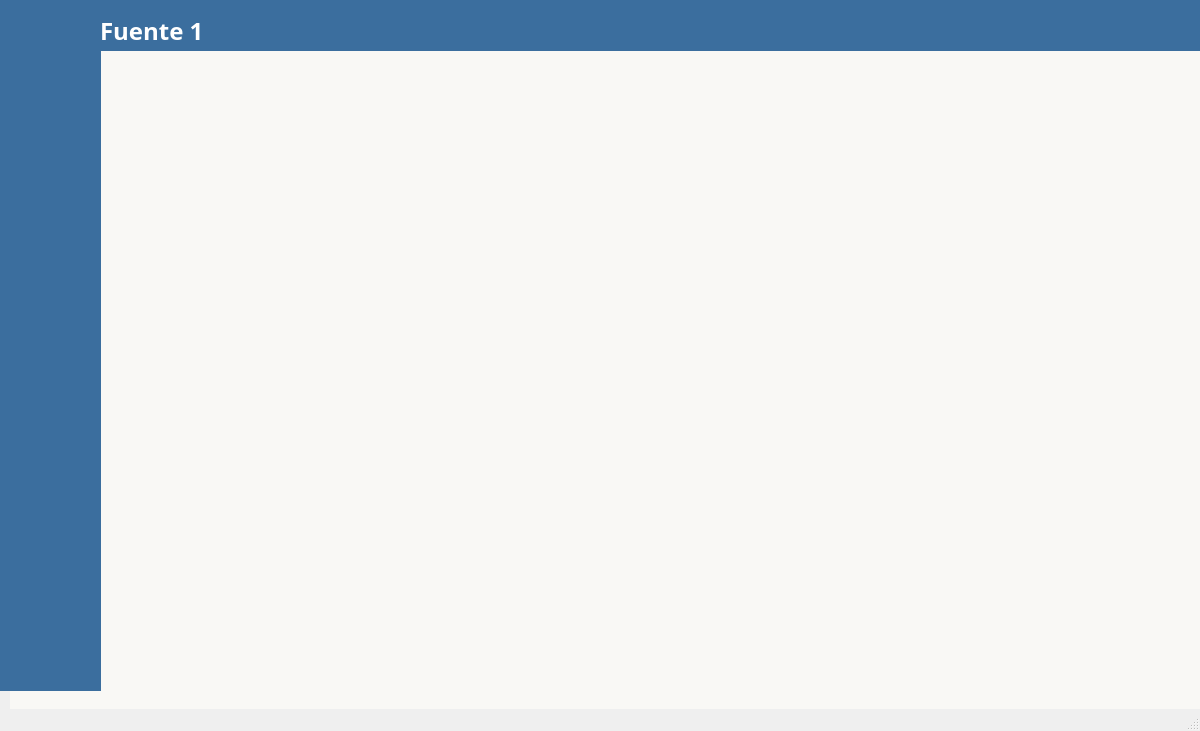
<?xml version="1.0" encoding="UTF-8"?>
<ui version="4.0">
 <class>alarma</class>
 <widget class="QMainWindow" name="alarma">
  <property name="geometry">
   <rect>
    <x>0</x>
    <y>0</y>
    <width>1200</width>
    <height>731</height>
   </rect>
  </property>
  <property name="windowTitle">
   <string>MainWindow</string>
  </property>
  <widget class="QWidget" name="centralwidget">
   <widget class="QLabel" name="label_4">
    <property name="geometry">
     <rect>
      <x>0</x>
      <y>0</y>
      <width>101</width>
      <height>691</height>
     </rect>
    </property>
    <property name="styleSheet">
     <string notr="true">background-color: rgb(59, 110, 158);</string>
    </property>
    <property name="text">
     <string/>
    </property>
   </widget>
   <widget class="QPushButton" name="Bvolver">
    <property name="geometry">
     <rect>
      <x>30</x>
      <y>624</y>
      <width>61</width>
      <height>61</height>
     </rect>
    </property>
    <property name="mouseTracking">
     <bool>true</bool>
    </property>
    <property name="tabletTracking">
     <bool>true</bool>
    </property>
    <property name="autoFillBackground">
     <bool>false</bool>
    </property>
    <property name="styleSheet">
     <string notr="true">QPushButton {
    background-color: rgba(255, 255, 255, 0);
    border: 2px rgba(255, 255, 255, 0) ;
    font-size: 16px;
    border-radius: 10px;
}
QPushButton:hover {
	background-color: rgb(252, 209, 128); /* Color al pasar el mouse */
}</string>
    </property>
    <property name="text">
     <string/>
    </property>
    <property name="icon">
     <iconset resource="recursos.qrc">
      <normaloff>:/recursos/flecha-pequena-izquierda (1).png</normaloff>
      <selectedoff>:/recursos/flecha-pequena-izquierda (2).png</selectedoff>:/recursos/flecha-pequena-izquierda (1).png</iconset>
    </property>
    <property name="iconSize">
     <size>
      <width>32</width>
      <height>32</height>
     </size>
    </property>
   </widget>
   <widget class="QPushButton" name="Balarma">
    <property name="geometry">
     <rect>
      <x>30</x>
      <y>340</y>
      <width>61</width>
      <height>61</height>
     </rect>
    </property>
    <property name="mouseTracking">
     <bool>true</bool>
    </property>
    <property name="tabletTracking">
     <bool>true</bool>
    </property>
    <property name="autoFillBackground">
     <bool>false</bool>
    </property>
    <property name="styleSheet">
     <string notr="true">QPushButton {
    background-color: rgba(255, 255, 255, 0);
    border: 2px rgba(255, 255, 255, 0) ;
    font-size: 16px;
    border-radius: 10px;
}
QPushButton:hover {
    border: 4px solid #fcd180; /* Borde color #fcd180 al pasar el mouse */
}</string>
    </property>
    <property name="text">
     <string/>
    </property>
    <property name="icon">
     <iconset resource="recursos.qrc">
      <normaloff>:/recursos/luz-emergencia-encendida (2).png</normaloff>:/recursos/luz-emergencia-encendida (2).png</iconset>
    </property>
    <property name="iconSize">
     <size>
      <width>32</width>
      <height>32</height>
     </size>
    </property>
   </widget>
   <widget class="QPushButton" name="Bhistorico">
    <property name="geometry">
     <rect>
      <x>30</x>
      <y>250</y>
      <width>61</width>
      <height>61</height>
     </rect>
    </property>
    <property name="mouseTracking">
     <bool>true</bool>
    </property>
    <property name="tabletTracking">
     <bool>true</bool>
    </property>
    <property name="autoFillBackground">
     <bool>false</bool>
    </property>
    <property name="styleSheet">
     <string notr="true">QPushButton {
    background-color: rgba(255, 255, 255, 0);
    border: 2px rgba(255, 255, 255, 0) ;
    font-size: 16px;
    border-radius: 10px;
}
QPushButton:hover {
    background-color: rgb(252, 209, 128); /* Color al pasar el mouse */
}</string>
    </property>
    <property name="text">
     <string/>
    </property>
    <property name="icon">
     <iconset resource="recursos.qrc">
      <normaloff>:/recursos/grficoI.png</normaloff>:/recursos/grficoI.png</iconset>
    </property>
    <property name="iconSize">
     <size>
      <width>32</width>
      <height>32</height>
     </size>
    </property>
   </widget>
   <widget class="QLabel" name="label">
    <property name="geometry">
     <rect>
      <x>100</x>
      <y>10</y>
      <width>151</width>
      <height>41</height>
     </rect>
    </property>
    <property name="palette">
     <palette>
      <active>
       <colorrole role="WindowText">
        <brush brushstyle="SolidPattern">
         <color alpha="255">
          <red>193</red>
          <green>232</green>
          <blue>255</blue>
         </color>
        </brush>
       </colorrole>
       <colorrole role="Button">
        <brush brushstyle="SolidPattern">
         <color alpha="0">
          <red>193</red>
          <green>232</green>
          <blue>255</blue>
         </color>
        </brush>
       </colorrole>
       <colorrole role="Text">
        <brush brushstyle="SolidPattern">
         <color alpha="255">
          <red>193</red>
          <green>232</green>
          <blue>255</blue>
         </color>
        </brush>
       </colorrole>
       <colorrole role="ButtonText">
        <brush brushstyle="SolidPattern">
         <color alpha="255">
          <red>193</red>
          <green>232</green>
          <blue>255</blue>
         </color>
        </brush>
       </colorrole>
       <colorrole role="Base">
        <brush brushstyle="SolidPattern">
         <color alpha="0">
          <red>193</red>
          <green>232</green>
          <blue>255</blue>
         </color>
        </brush>
       </colorrole>
       <colorrole role="Window">
        <brush brushstyle="SolidPattern">
         <color alpha="0">
          <red>193</red>
          <green>232</green>
          <blue>255</blue>
         </color>
        </brush>
       </colorrole>
       <colorrole role="PlaceholderText">
        <brush brushstyle="SolidPattern">
         <color alpha="128">
          <red>193</red>
          <green>232</green>
          <blue>255</blue>
         </color>
        </brush>
       </colorrole>
      </active>
      <inactive>
       <colorrole role="WindowText">
        <brush brushstyle="SolidPattern">
         <color alpha="255">
          <red>193</red>
          <green>232</green>
          <blue>255</blue>
         </color>
        </brush>
       </colorrole>
       <colorrole role="Button">
        <brush brushstyle="SolidPattern">
         <color alpha="0">
          <red>193</red>
          <green>232</green>
          <blue>255</blue>
         </color>
        </brush>
       </colorrole>
       <colorrole role="Text">
        <brush brushstyle="SolidPattern">
         <color alpha="255">
          <red>193</red>
          <green>232</green>
          <blue>255</blue>
         </color>
        </brush>
       </colorrole>
       <colorrole role="ButtonText">
        <brush brushstyle="SolidPattern">
         <color alpha="255">
          <red>193</red>
          <green>232</green>
          <blue>255</blue>
         </color>
        </brush>
       </colorrole>
       <colorrole role="Base">
        <brush brushstyle="SolidPattern">
         <color alpha="0">
          <red>193</red>
          <green>232</green>
          <blue>255</blue>
         </color>
        </brush>
       </colorrole>
       <colorrole role="Window">
        <brush brushstyle="SolidPattern">
         <color alpha="0">
          <red>193</red>
          <green>232</green>
          <blue>255</blue>
         </color>
        </brush>
       </colorrole>
       <colorrole role="PlaceholderText">
        <brush brushstyle="SolidPattern">
         <color alpha="128">
          <red>193</red>
          <green>232</green>
          <blue>255</blue>
         </color>
        </brush>
       </colorrole>
      </inactive>
      <disabled>
       <colorrole role="WindowText">
        <brush brushstyle="SolidPattern">
         <color alpha="255">
          <red>193</red>
          <green>232</green>
          <blue>255</blue>
         </color>
        </brush>
       </colorrole>
       <colorrole role="Button">
        <brush brushstyle="SolidPattern">
         <color alpha="0">
          <red>193</red>
          <green>232</green>
          <blue>255</blue>
         </color>
        </brush>
       </colorrole>
       <colorrole role="Text">
        <brush brushstyle="SolidPattern">
         <color alpha="255">
          <red>193</red>
          <green>232</green>
          <blue>255</blue>
         </color>
        </brush>
       </colorrole>
       <colorrole role="ButtonText">
        <brush brushstyle="SolidPattern">
         <color alpha="255">
          <red>193</red>
          <green>232</green>
          <blue>255</blue>
         </color>
        </brush>
       </colorrole>
       <colorrole role="Base">
        <brush brushstyle="SolidPattern">
         <color alpha="0">
          <red>193</red>
          <green>232</green>
          <blue>255</blue>
         </color>
        </brush>
       </colorrole>
       <colorrole role="Window">
        <brush brushstyle="SolidPattern">
         <color alpha="0">
          <red>193</red>
          <green>232</green>
          <blue>255</blue>
         </color>
        </brush>
       </colorrole>
       <colorrole role="PlaceholderText">
        <brush brushstyle="SolidPattern">
         <color alpha="128">
          <red>193</red>
          <green>232</green>
          <blue>255</blue>
         </color>
        </brush>
       </colorrole>
      </disabled>
     </palette>
    </property>
    <property name="font">
     <font>
      <family>Arial Black</family>
      <pointsize>18</pointsize>
      <bold>true</bold>
     </font>
    </property>
    <property name="styleSheet">
     <string notr="true">color: rgb(255, 255, 255);
background-color: rgba(193, 232, 255, 0);</string>
    </property>
    <property name="text">
     <string>Fuente 1</string>
    </property>
   </widget>
   <widget class="QLabel" name="label_3">
    <property name="geometry">
     <rect>
      <x>10</x>
      <y>0</y>
      <width>1200</width>
      <height>731</height>
     </rect>
    </property>
    <property name="styleSheet">
     <string notr="true">background-color: rgb(249, 248, 245);</string>
    </property>
    <property name="text">
     <string/>
    </property>
   </widget>
   <widget class="QPushButton" name="Bmenu">
    <property name="geometry">
     <rect>
      <x>30</x>
      <y>70</y>
      <width>61</width>
      <height>61</height>
     </rect>
    </property>
    <property name="mouseTracking">
     <bool>true</bool>
    </property>
    <property name="tabletTracking">
     <bool>false</bool>
    </property>
    <property name="styleSheet">
     <string notr="true">QPushButton {
    background-color: rgba(255, 255, 255, 0);
    border: 2px rgba(255, 255, 255, 0) ;
    font-size: 16px;
    border-radius: 10px;
}
QPushButton:hover {
    background-color: rgb(252, 209, 128); /* Color al pasar el mouse */
}</string>
    </property>
    <property name="text">
     <string/>
    </property>
    <property name="icon">
     <iconset resource="recursos.qrc">
      <normaloff>:/recursos/menuI.png</normaloff>:/recursos/menuI.png</iconset>
    </property>
    <property name="iconSize">
     <size>
      <width>32</width>
      <height>32</height>
     </size>
    </property>
   </widget>
   <widget class="QPushButton" name="Bactual">
    <property name="geometry">
     <rect>
      <x>30</x>
      <y>160</y>
      <width>61</width>
      <height>61</height>
     </rect>
    </property>
    <property name="mouseTracking">
     <bool>true</bool>
    </property>
    <property name="tabletTracking">
     <bool>true</bool>
    </property>
    <property name="styleSheet">
     <string notr="true">QPushButton {
    background-color: rgba(255, 255, 255, 0);
    border: 2px rgba(255, 255, 255, 0) ;
    font-size: 16px;
    border-radius: 10px;
}
QPushButton:hover {
/* Color al pasar el mouse */
	background-color: rgb(252, 209, 128);

}</string>
    </property>
    <property name="text">
     <string/>
    </property>
    <property name="icon">
     <iconset resource="recursos.qrc">
      <normaloff>:/recursos/ActualI.png</normaloff>:/recursos/ActualI.png</iconset>
    </property>
    <property name="iconSize">
     <size>
      <width>32</width>
      <height>32</height>
     </size>
    </property>
   </widget>
   <widget class="QLabel" name="label_5">
    <property name="geometry">
     <rect>
      <x>90</x>
      <y>0</y>
      <width>1111</width>
      <height>51</height>
     </rect>
    </property>
    <property name="styleSheet">
     <string notr="true">background-color: rgb(59, 110, 158);</string>
    </property>
    <property name="text">
     <string/>
    </property>
   </widget>
   <zorder>label_3</zorder>
   <zorder>label_4</zorder>
   <zorder>Bvolver</zorder>
   <zorder>Bhistorico</zorder>
   <zorder>Bmenu</zorder>
   <zorder>label_5</zorder>
   <zorder>Bactual</zorder>
   <zorder>Balarma</zorder>
   <zorder>label</zorder>
  </widget>
  <widget class="QMenuBar" name="menubar">
   <property name="geometry">
    <rect>
     <x>0</x>
     <y>0</y>
     <width>1200</width>
     <height>22</height>
    </rect>
   </property>
  </widget>
  <widget class="QStatusBar" name="statusbar"/>
 </widget>
 <resources>
  <include location="recursos.qrc"/>
 </resources>
 <connections/>
</ui>
